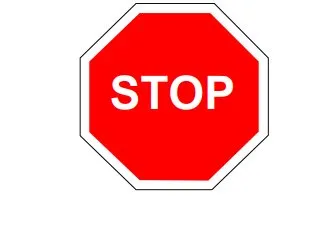
#> input picture v2/templates/stop.png, 316 x 226 px
$ python -i sign_detection.py   (imports and definitions only)   (older library calls are emulated)
#> lines starting #> are read from the running program, lines starting #| are printed output that depends on the picture; after the words box and inside, x2 and y2 are one past the last pixel; in counts of white or black regions, pixels touching at a corner belong together
#> further down, picture is the input picture: shape (226, 316, 3); mean B, G, R 175.5, 175.5, 250.5
"""
==============================================================================
 ACTIVIDAD 2.6 - DETECCION DE "STOP" (v3 - ANTI-WORKERS)
==============================================================================
 Problema detectado: el WORKERS (triangulo con borde rojo) se confunde
 con el STOP porque AMBOS tienen rojo.

 SOLUCION: agregar un filtro por "fill ratio" de rojo:
   - STOP     -> el rojo cubre ~60-95% del bounding box (fondo rojo solido)
   - WORKERS  -> el rojo cubre solo ~15-40% (solo el borde del triangulo)

 Asi SIN CAMBIAR el pipeline (Template Matching + Interseccion de Histogramas
 + Laplaciano) solo le agregamos una caracteristica geometrica que separa
 las 2 señales rojas.

 NUEVO filtro: RED_FILL_RATIO_MIN = 0.50
   Descarta ROIs donde menos del 50% de los pixeles son rojos
   -> esto elimina el WORKERS.
==============================================================================
"""

import cv2
import numpy as np
import threading
import time
import os

import grpc
import te3002b_pb2
import te3002b_pb2_grpc
import google.protobuf.empty_pb2


# -----------------------------------------------------------------------------
# HIPERPARAMETROS
# -----------------------------------------------------------------------------
TEMPLATE_PATH    = "./templates/stop.png"
BLUR_THRESHOLD   = 20.0
TM_THRESHOLD     = 0.35
HIST_THRESHOLD   = 0.15
SCALES           = [0.3, 0.5, 0.75, 1.0, 1.25, 1.5, 2.0]
MIN_ROI_AREA     = 100

# >>> NUEVO: fill ratio minimo de rojo dentro del bounding box
# STOP: ~60-95% (fondo rojo), WORKERS: ~15-40% (solo borde)
RED_FILL_RATIO_MIN = 0.50

# Aspect ratio mas estricto: el STOP es casi cuadrado
ASPECT_MIN = 0.70
ASPECT_MAX = 1.40

RED_LOWER_1 = np.array([0,   40, 40])
RED_UPPER_1 = np.array([15,  255, 255])
RED_LOWER_2 = np.array([160, 40, 40])
RED_UPPER_2 = np.array([179, 255, 255])


# =============================================================================
# PIPELINE
# =============================================================================

def variance_of_laplacian(gray):
    return cv2.Laplacian(gray, cv2.CV_64F).var()


def get_red_rois(frame_bgr):
    """
    Devuelve (rois_filtradas, mask).
    Cada ROI pasa: area minima, aspect ratio, Y FILL RATIO (clave anti-WORKERS).
    """
    hsv = cv2.cvtColor(frame_bgr, cv2.COLOR_BGR2HSV)
#> hsv: shape (226, 316, 3); mean H, S, V 11.8, 77.4, 250.6
    mask = cv2.inRange(hsv, RED_LOWER_1, RED_UPPER_1) | \
           cv2.inRange(hsv, RED_LOWER_2, RED_UPPER_2)
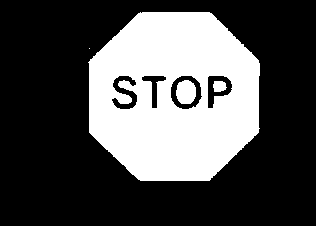
#> mask: shape (226, 316); 31.4% white; 4 white regions (1 under 20 px), largest, box (x1, y1, x2, y2) and area: (88, 12, 260, 181) 21929, (176, 80, 196, 104) 395, (213, 81, 227, 92) 126

    k = cv2.getStructuringElement(cv2.MORPH_ELLIPSE, (3, 3))
    mask = cv2.morphologyEx(mask, cv2.MORPH_OPEN,  k)
#> mask: shape (226, 316); 31.4% white; 3 white regions, box (x1, y1, x2, y2) and area: (88, 12, 260, 181) 21911, (176, 80, 196, 104) 394, (213, 81, 227, 92) 123
    mask = cv2.morphologyEx(mask, cv2.MORPH_CLOSE, k)
#> mask: shape (226, 316); 31.4% white; 3 white regions

    contours, _ = cv2.findContours(mask, cv2.RETR_EXTERNAL,
                                   cv2.CHAIN_APPROX_SIMPLE)
#> contours = 1 contour; box (x1, y1, x2, y2) and area: (88, 12, 260, 181) 23641
    rois = []
    H, W = frame_bgr.shape[:2]
#> H = 226; W = 316
    for c in contours:
        x, y, w, h = cv2.boundingRect(c)
        area_box = w * h
        if area_box < MIN_ROI_AREA:
            continue

        aspect = w / float(h)
        if not (ASPECT_MIN < aspect < ASPECT_MAX):
            continue

        # >>> FILTRO CLAVE: porcentaje de rojo en el bounding box
        roi_mask = mask[y:y+h, x:x+w]
        red_pixels = cv2.countNonZero(roi_mask)
        fill_ratio = red_pixels / float(area_box)
        if fill_ratio < RED_FILL_RATIO_MIN:
            continue  # descarta WORKERS (solo borde rojo)

        pad = 8
        xp = max(0, x - pad); yp = max(0, y - pad)
        wp = min(W - xp, w + 2*pad); hp = min(H - yp, h + 2*pad)
        rois.append((xp, yp, wp, hp, fill_ratio))
#> this loop made 1 pass
#> (x, y, w, h, area_box, aspect, red_pixels, fill_ratio) on pass 1: (88, 12, 172, 169, 29068, 1.02, 22448, 0.772)
#> pass 1, in get_red_rois, `roi_mask = mask[y:y+h, x:x+w]`:
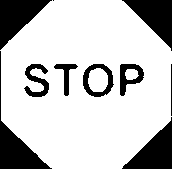
#> roi_mask: shape (169, 172); 77.2% white; 10 black regions (1 under 20 px), largest, box (x1, y1, x2, y2) and area: (0, 51, 52, 169) 1335, (0, 0, 52, 50) 1298, (122, 117, 172, 169) 1270
#> after the loop, rois = [(80, 4, 188, 185, 0.772)]
    return rois, mask


# [64 lines left out: functions template_match_multiscale, hist_intersection, detect_stop_debug, not called in this run]


# =============================================================================
# NODO DEL SIMULADOR
# =============================================================================
class SimRobotNode():
    # [138 lines left out: functions __init__, _init_video_writer, callback, add_noise_to_image, main, not called in this run]


# [2 lines not run here, left out]

>>> import cv2
>>> picture = cv2.imread('templates/stop.png')
>>> result = get_red_rois(picture)
